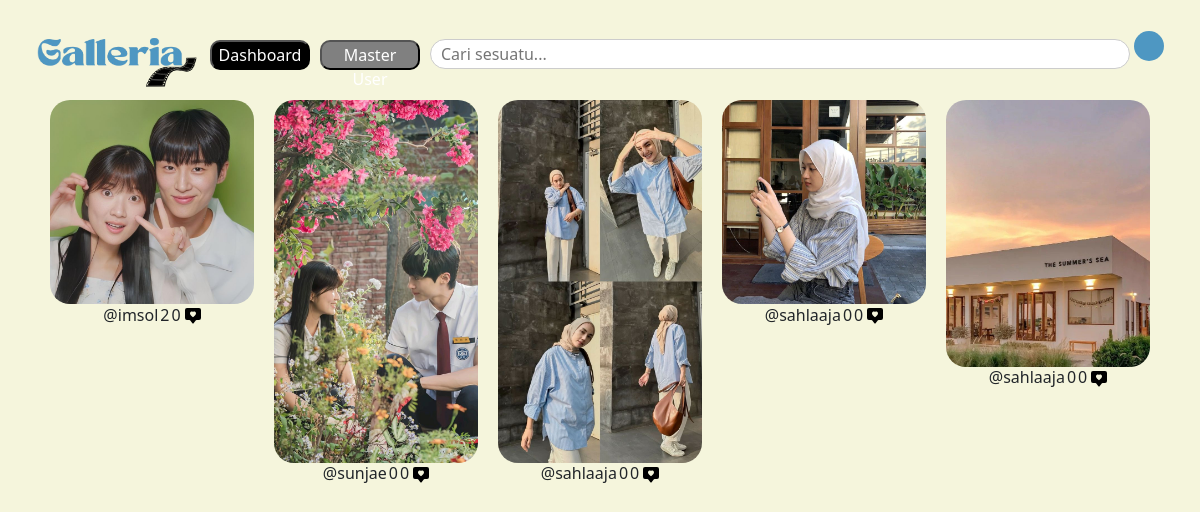
Screenshot of /dashboard.php (signed in) with the database file from the repository.
### tables this page shows
CREATE TABLE `foto` (
  `foto_id` int(11) NOT NULL,
  `judul_foto` varchar(255) NOT NULL,
  `deskripsi` text NOT NULL,
  `tanggal_unggah` date NOT NULL,
  `lokasi_file` varchar(255) NOT NULL,
  `album_id` int(11) NOT NULL,
  `user_id` int(11) NOT NULL
);

CREATE TABLE `user` (
  `user_id` int(11) NOT NULL,
  `role_id` int(11) NOT NULL,
  `username` varchar(255) NOT NULL,
  `password` varchar(255) NOT NULL,
  `email` varchar(255) NOT NULL,
  `name` varchar(255) NOT NULL,
  `alamat` text NOT NULL,
  `foto_profil` varchar(255) NOT NULL,
  `verifikasi` int(11) NOT NULL
);

### dashboard.php (the view, shortened to what this page needs)
<?php
include "header.php";
$id = $_SESSION['id'];
$role = $_SESSION['role'];
?>
<!DOCTYPE html>
<html lang="en">
<head>
    <link rel="stylesheet" href="asset.css">
</head>
<body>
    <div class="card-container">
        <?php
        if (isset($_POST['search'])) {
            $search = mysqli_real_escape_string($conn, $_POST['isi']);
            $query = "SELECT * FROM `foto` INNER JOIN `user` ON `foto`.`user_id` = `user`.`user_id` WHERE `judul_foto` LIKE '%$search%' OR `username` LIKE '%$search%'";
        } else {
            $query = "SELECT * FROM `foto` INNER JOIN `user` ON `foto`.`user_id` = `user`.`user_id`";
        }
        $hasil = mysqli_query($conn, $query);
        while ($row = mysqli_fetch_assoc($hasil)) :
            $total = $row['foto_id'];
            $query_komentar_count = mysqli_query($conn, "SELECT COUNT(*) AS total_komentar FROM `komentar_foto` WHERE `foto_id` = $total");
            $row_komentar_count = mysqli_fetch_assoc($query_komentar_count);
            $total_komentar = $row_komentar_count['total_komentar'];
            $query_like_count = mysqli_query($conn, "SELECT COUNT(*) AS total_like FROM `like_foto` WHERE `foto_id` = $total");
            $row_like_count = mysqli_fetch_assoc($query_like_count);
            $total_like = $row_like_count['total_like'];
            $query_check = mysqli_query($conn, "SELECT * FROM `like_foto` WHERE `foto_id` = $total AND `user_id` = $id");
        ?>
            <div class="card_box">
                <div class="card-foto">
                    <img src="Asset/img/<?php echo $row['lokasi_file'] ?>" class="img-fluid" style="max-width: 100%; height:auto; display:block; border-radius:20px;">
                </div>
                <center>
                    <table>
                        <tr>
                            <td>
                                @<?php echo $row['username'] ?>
                            </td>
                            <?php if ($is_like = mysqli_num_rows($query_check) > 0) { ?>
                                <td><span><a href="like.php?id=<?php echo $row['foto_id'] ?>"><img src="Asset/icon/heart.png" width="16px" height="16px"></a></span></td>
                                <td><?php echo $total_like ?></td>
                            <?php } else { ?>
                                <td><span><a href="like.php?id=<?php echo $row['foto_id'] ?>"><i class="uil uil-heart" title="Like"></i></a><?php echo $total_like ?></span></td>
                            <?php } ?>
                            <td><span><a href="detail_foto.php?id=<?php echo $row['foto_id'] ?>"><i class="uil uil-comment" title="comment"></i></a><?php echo $total_komentar ?></span></td>
                            <?php if ($role == 'USER') { ?>
                                <td><span><a href="unduh.php?file=<?php echo $row['lokasi_file'] ?>" onclick="return confirm('Apakah  anda ingin mengunduh foto ini?')"><i class="uil uil-import" title="download"></i></a></span></td>
                            <?php } else { ?>
                                <td><span><a href="delete.php?id=<?php echo $row['foto_id'] ?>" onclick="return confirm('Apakah anda yakin akan menghapus foto ini?')"><i class="uil uil-trash"></i></a></span></td>
                            <?php } ?>
                            <td><img src="Asset/icon/elipsis.svg" width="16px" height="16px" title="Detail like" style="margin-top: 3px; cursor:pointer;" class="openModal" data-id="<?php echo $row['foto_id'] ?>"></td>
                        </tr>
                    </table>
                </center>
            </div>
        <?php endwhile; ?>
    </div>
</body>
</html>

### asset.css (style rules this page uses)
body { background-color: beige; }
.card-container { column-count: 5; grid-template-columns: repeat(auto-fill, minmax(200px, 1fr)); grid-auto-flow: dense; height: auto; gap: 20px; padding-left: 50px; padding-right: 50px; }
.card-container .card_box { break-inside: avoid; }
.card-foto { width: 100%; height: auto; transition: filter 0.3s ease; cursor: pointer; }

### header.php (style rules this page uses)
tr { padding: 5px; }
td { line-height: 1; }

### rows the page displays
foto: lokasi_file (picture), user.username "imsol", total_like "2", total_komentar "0"
foto: lokasi_file (picture), user.username "sunjae", total_like "0", total_komentar "0"
foto: lokasi_file (picture), user.username "sahlaaja", total_like "0", total_komentar "0"
foto: lokasi_file (picture), user.username "sahlaaja", total_like "0", total_komentar "0"
foto: lokasi_file (picture), user.username "sahlaaja", total_like "0", total_komentar "0"
